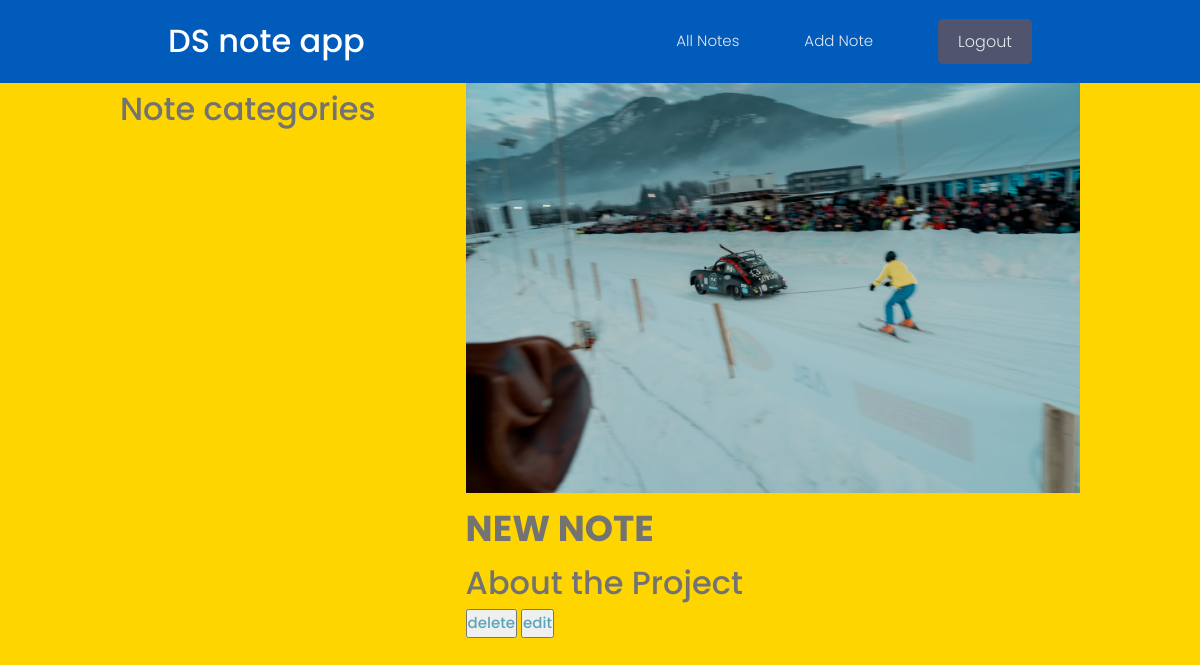
Before: /project/f499a04354e54971a90390b2e3fdbcd2/ (signed in) with the older database file.
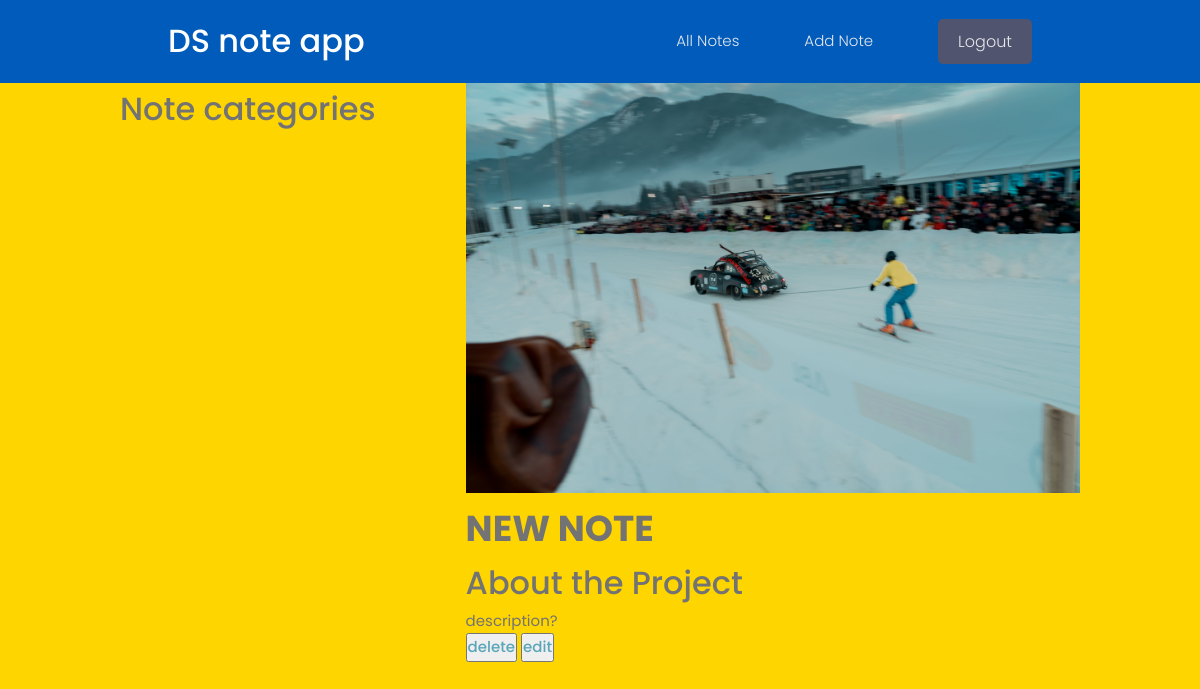
After: the same page with the newer database file.
### projects/models.py (models this page shows)
class Project(models.Model):
    title = models.CharField(max_length=200)
    description = models.TextField(null=True, blank=True)
    featured_image = models.ImageField(
        null=True, blank=True, default="default.jpg")
    demo_link = models.CharField(max_length=2000, blank=True)
    source_link = models.CharField(max_length=2000, null=True, blank=True)
    tags = models.ManyToManyField('Tag', blank=True)
    vote_total = models.IntegerField(default=0, null=True, blank=True)
    vote_ratio= models.IntegerField(default=0, null=True, blank=True)
    created = models.DateTimeField(auto_now_add=True)
    id = models.UUIDField(default=uuid.uuid4, unique=True, primary_key=True, editable=False)
    def __str__(self):
        return self.title

### projects/views.py (the view)
# urls.py: path('project/<str:pk>/', views.project, name="project"),
@login_required(login_url="login")
def project(request, pk):
    projectObj = Project.objects.get(id=pk)
    tags = projectObj.tags.all()
    print('projectObj:', projectObj)
    return render(request, 'projects/single-project.html', {'project': projectObj})

### projects/templates/projects/single-project.html (shortened to what this page needs)
{% extends 'main.html'%}
{% block content %}
<main class="">
    <div class="container">
      <div class="layout">
        <div class="column column--1of3">
          <h3 class="">Note categories</h3>
        </div>
        <div class="column column--2of3">
          <img class="" src="{{ project.featured_image.url }}" alt="portfolio thumbnail" />
          <h2 class="">{{project.title}}</h2>
          <h3 class="">About the Project</h3>
          <div class="">
            {{project.description}}
          </div>
          <button class=""><a href="{% url 'delete-project' project.id %}">delete</a></button>
          <button class=""><a href="{% url 'update-project' project.id %}">edit</a></button>
{% endblock content %}

Changed rows visible on the page:
changed Project "NEW NOTE": description (not shown) → "description?"
